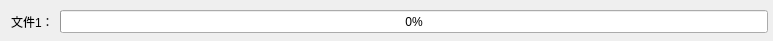
<?xml version="1.0" encoding="UTF-8"?>
<ui version="4.0">
 <class>DataProgress</class>
 <widget class="QWidget" name="DataProgress">
  <property name="geometry">
   <rect>
    <x>0</x>
    <y>0</y>
    <width>773</width>
    <height>41</height>
   </rect>
  </property>
  <property name="windowTitle">
   <string>Form</string>
  </property>
  <widget class="QProgressBar" name="progressBar">
   <property name="geometry">
    <rect>
     <x>60</x>
     <y>10</y>
     <width>708</width>
     <height>23</height>
    </rect>
   </property>
   <property name="value">
    <number>0</number>
   </property>
  </widget>
  <widget class="QLabel" name="label">
   <property name="geometry">
    <rect>
     <x>11</x>
     <y>10</y>
     <width>43</width>
     <height>23</height>
    </rect>
   </property>
   <property name="minimumSize">
    <size>
     <width>0</width>
     <height>0</height>
    </size>
   </property>
   <property name="maximumSize">
    <size>
     <width>16777215</width>
     <height>16777215</height>
    </size>
   </property>
   <property name="text">
    <string>文件1：</string>
   </property>
  </widget>
 </widget>
 <resources/>
 <connections/>
</ui>
